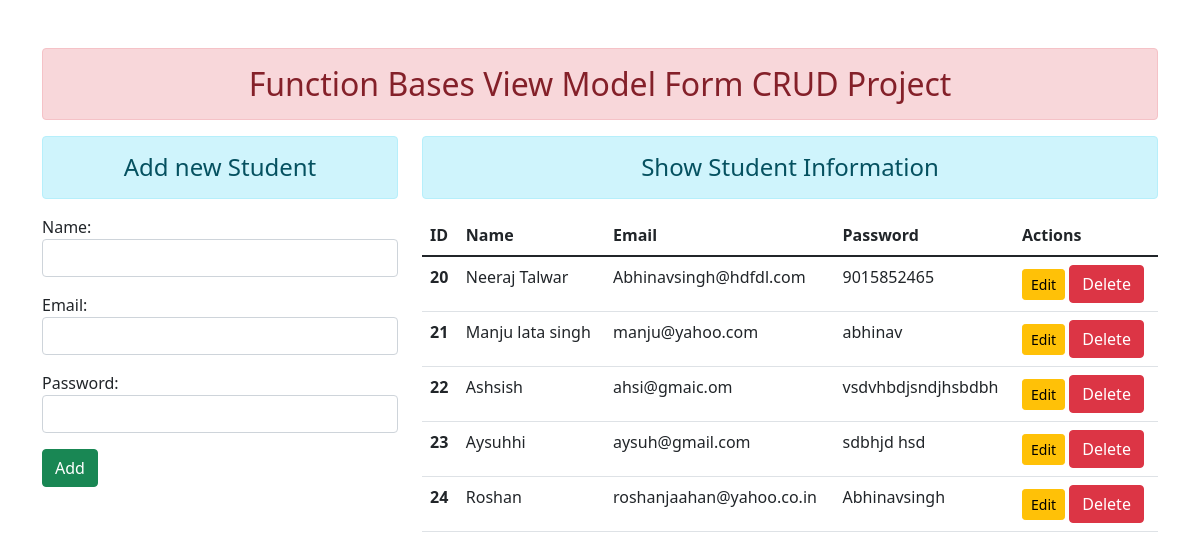
Before: / with the older database file.
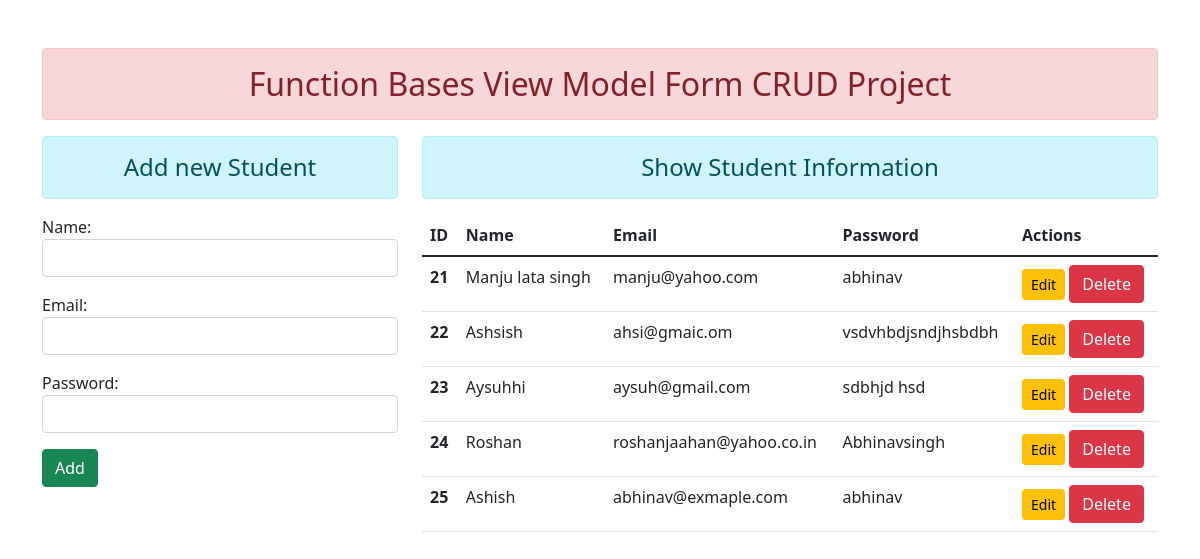
After: the same page with the newer database file.
### enroll/models.py (models this page shows)
class User(models.Model):
    name=models.CharField(max_length=100)
    email=models.EmailField(max_length=100)
    password=models.CharField(max_length=100)

### enroll/views.py (the view)
# urls.py: path('',views.add_show,name="addandshow"),
def add_show(request):
    if request.method == "POST":
        fm = StudentRegistration(request.POST)
        if fm.is_valid():
            nm=fm.cleaned_data['name']
            em=fm.cleaned_data['email']
            pw=fm.cleaned_data['password']
            reg=User(name=nm,email=em,password=pw)
            reg.save()
            fm=StudentRegistration()  # for show blank page
    else:
        fm = StudentRegistration()
    stud = User.objects.all()
    return render(request,'enroll/addandshow.html',{'form':fm , 'stu':stud})

### enroll/forms.py
class StudentRegistration(forms.ModelForm):
    class Meta:
        model=User
        fields=['name','email','password']
        widgets = {
            'name':forms.TextInput(attrs={'class':'form-control'}),
            'email':forms.EmailInput(attrs={'class':'form-control'}),
            'password':forms.PasswordInput(render_value=True, attrs={'class':'form-control'}),
        }

### enroll/templates/enroll/addandshow.html (shortened to what this page needs)
{% extends 'enroll/base.html' %}
{% block content %}
<div class="row">
    <div class="col-sm-4">
        <h4 class="text-center alert alert-info">Add new Student</h4>
        <form action="" method="POST">
        {{form.as_p}}
        <input type="submit" class="btn btn-success" value="Add">
        </form>
    </div>
    <div class="col-sm-8">
        <h4 class="text-center alert alert-info">Show Student Information</h4>
        {% if stu %}
        <table class="table table-hover">
            <thead>
                <tr>
                    <th scope="col">ID</th>
                    <th scope="col">Name</th>
                    <th scope="col">Email</th>
                    <th scope="col">Password</th>
                    <th scope="col">Actions</th>
                </tr>
            </thead>
            <tbody>
                {% for st in stu %}
                <tr>
                    <th scope="row">{{st.id}}</th>
                    <td>{{st.name}}</td>
                    <td>{{st.email}}</td>
                    <td>{{st.password}}</td>
                    <td>
                        <a href="{% url 'updatedata' st.id %}" class="btn btn-warning btn-sm">Edit</a>
                        <form action="{% url 'deletestudent' st.id %}" method="POST" class="d-inline"> {% csrf_token %}
                            <input type="submit" class="btn btn-danger" value="Delete" onclick="confirm('Do you really want to delete this data?')">
                        </form>
                    </td>
                </tr>
                {% endfor %}
            </tbody>
        </table>
        {% else %}
        <h4 class="text-center alert alert-danger">No Data Found</h4>
        {% endif %}
    </div>
</div>
{% endblock content %}

### enroll/templates/enroll/base.html (shortened to what this page needs)
<!DOCTYPE html>
{% load static %}
<html lang="en">
<head>
    <link rel="stylesheet" href="{% static 'enroll/css/bootstrap.css' %}">
</head>
<body>
    <div class="container mt-5">
        <h2 class="text-center alert alert-danger">Function Bases View Model Form CRUD Project</h2>
        {% block content %}    {% endblock content %}
    </div>
</body>
</html>

Changed rows visible on the page:
removed User: id "20", name "Neeraj Talwar", email "Abhinavsingh@hdfdl.com", password "9015852465"
added User: id "25", name "Ashish", email "abhinav@exmaple.com", password "abhinav"
